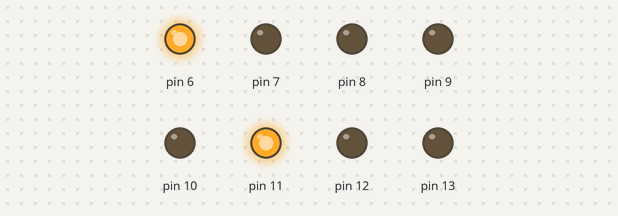
The sketch below on a simulated Arduino Uno, built with avr-gcc and run on an emulated ATmega328P. On the bench: output pins drawn as LEDs (lit = HIGH).

Above: at 0.2 s.
At 1.2 s:
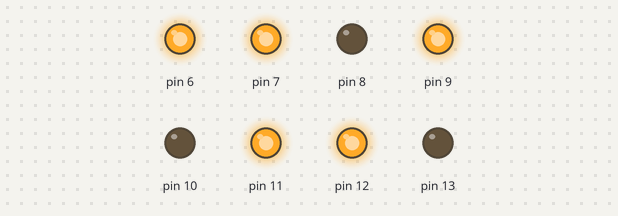
At 1.7 s:
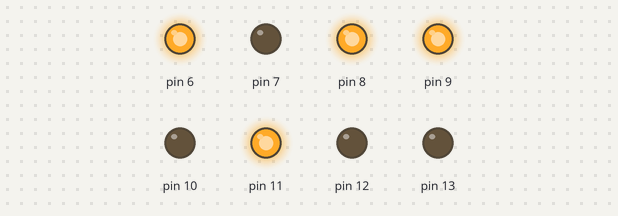
At 2.7 s:
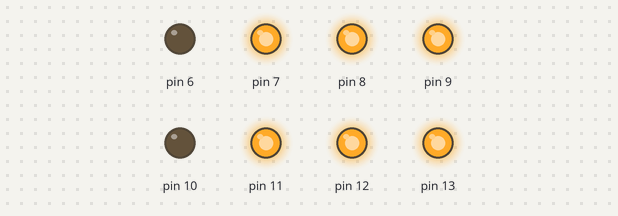
At 4.2 s:
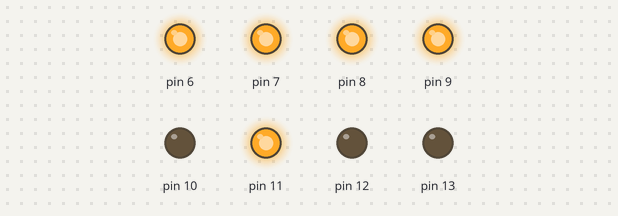
At 5.7 s:
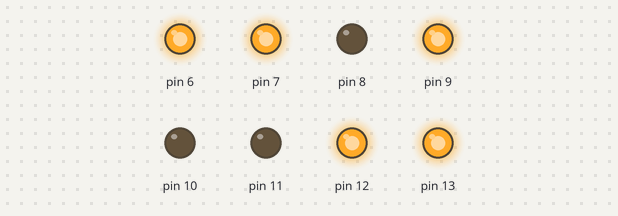
Timing chart, 0 to 6.5 s (numbered marks = the images above):
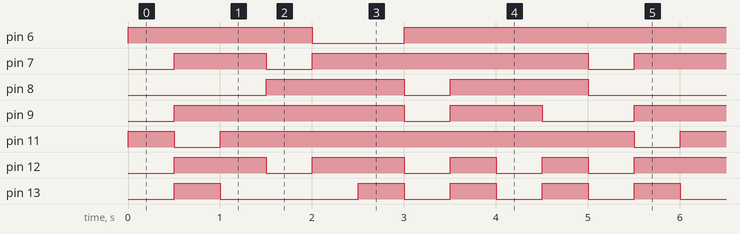

The sketch:

PISCAR_1LED.ino
```cpp
void setup() {
  pinMode (13, OUTPUT);
  pinMode (12, OUTPUT);
  pinMode (11, OUTPUT);
  pinMode (10, OUTPUT);
  pinMode (9, OUTPUT);
  pinMode (8, OUTPUT);
  pinMode (7, OUTPUT);
  pinMode (6, OUTPUT);
}

void loop() {

 //NUMERO 1
 digitalWrite(13, LOW);
 digitalWrite(12, LOW);
 digitalWrite(11, HIGH);
 digitalWrite(10, LOW);
 digitalWrite(9, LOW);
 digitalWrite(8, LOW);
 digitalWrite(7, LOW);
 digitalWrite(6, HIGH);
 delay(500);

 //NUMERO 2
 digitalWrite(13, HIGH);
 digitalWrite(12, HIGH);
 digitalWrite(11, LOW);
 digitalWrite(10, LOW);
 digitalWrite(9, HIGH);
 digitalWrite(8, LOW);
 digitalWrite(7, HIGH);
 digitalWrite(6, HIGH);
 delay(500);

 //NUMERO 3
 digitalWrite(13, LOW);
 digitalWrite(12, HIGH);
 digitalWrite(11, HIGH);
 digitalWrite(10, LOW);
 digitalWrite(9, HIGH);
 digitalWrite(8, LOW);
 digitalWrite(7, HIGH);
 digitalWrite(6, HIGH);
 delay(500);


 //NUMERO 4
 digitalWrite(13, LOW);
 digitalWrite(12, LOW);
 digitalWrite(11, HIGH);
 digitalWrite(10, LOW);
 digitalWrite(9, HIGH);
 digitalWrite(8, HIGH);
 digitalWrite(7, LOW);
 digitalWrite(6, HIGH);
 delay(500);

 //NUMERO 5
 digitalWrite(13, LOW);
 digitalWrite(12, HIGH);
 digitalWrite(11, HIGH);
 digitalWrite(10, LOW);
 digitalWrite(9, HIGH);
 digitalWrite(8, HIGH);
 digitalWrite(7, HIGH);
 digitalWrite(6, LOW);
 delay(500);

 //NUMERO 6
 digitalWrite(13, HIGH);
 digitalWrite(12, HIGH);
 digitalWrite(11, HIGH);
 digitalWrite(10, LOW);
 digitalWrite(9, HIGH);
 digitalWrite(8, HIGH);
 digitalWrite(7, HIGH);
 digitalWrite(6, LOW);
 delay(500);

 //NUMERO 7
 digitalWrite(13, LOW);
 digitalWrite(12, LOW);
 digitalWrite(11, HIGH);
 digitalWrite(10, LOW);
 digitalWrite(9, LOW);
 digitalWrite(8, LOW);
 digitalWrite(7, HIGH);
 digitalWrite(6, HIGH);
 delay(500);

 //NUMERO 8
 digitalWrite(13, HIGH);
 digitalWrite(12, HIGH);
 digitalWrite(11, HIGH);
 digitalWrite(10, LOW);
 digitalWrite(9, HIGH);
 digitalWrite(8, HIGH);
 digitalWrite(7, HIGH);
 digitalWrite(6, HIGH);
 delay(500);

  //NUMERO 9
 digitalWrite(13, LOW);
 digitalWrite(12, LOW);
 digitalWrite(11, HIGH);
 digitalWrite(10, LOW);
 digitalWrite(9, HIGH);
 digitalWrite(8, HIGH);
 digitalWrite(7, HIGH);
 digitalWrite(6, HIGH);
 delay(500);

 //NUMERO 0
 digitalWrite(13, HIGH);
 digitalWrite(12, HIGH);
 digitalWrite(11, HIGH);
 digitalWrite(10, LOW);
 digitalWrite(9, LOW);
 digitalWrite(8, HIGH);
 digitalWrite(7, HIGH);
 digitalWrite(6, HIGH);
 delay(500);


}
```

Measured:
- by itself, pin 6: repeats every 5.0 s: LOW 1.0 s, HIGH 4.0 s
- by itself, pin 7: repeats every 5.0 s: LOW 0.50 s, HIGH 3.0 s, LOW 0.50 s, HIGH 1.0 s
- by itself, pin 8: repeats every 5.0 s: LOW 0.50 s, HIGH 1.5 s, LOW 1.5 s, HIGH 1.5 s
- by itself, pin 9: repeats every 5.0 s: LOW 0.50 s, HIGH 1.0 s, LOW 1.0 s, HIGH 2.5 s
- by itself, pin 11: repeats every 5.0 s: LOW 0.50 s, HIGH 4.5 s
- by itself, pin 12: repeats every 5.0 s: LOW 0.50 s, HIGH 1.0 s, 2 × (LOW 0.50 s, HIGH 0.50 s), LOW 0.50 s, HIGH 1.0 s
- by itself, pin 13: repeats every 5.0 s: LOW 1.5 s, 3 × (HIGH 0.50 s, LOW 0.50 s), HIGH 0.50 s
